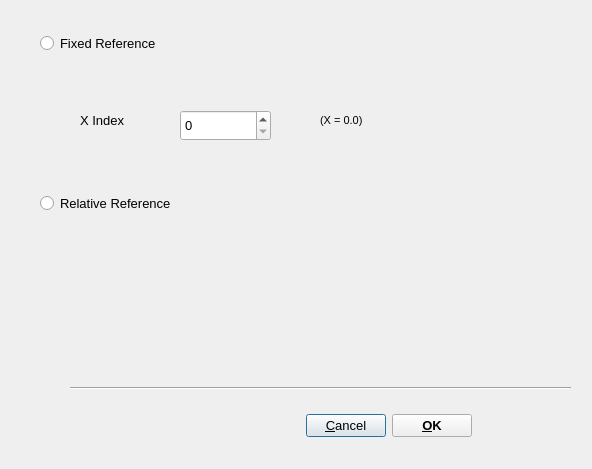
<?xml version="1.0" encoding="UTF-8"?>
<ui version="4.0">
 <class>ReferenceSetupDialog</class>
 <widget class="QDialog" name="ReferenceSetupDialog">
  <property name="geometry">
   <rect>
    <x>0</x>
    <y>0</y>
    <width>592</width>
    <height>469</height>
   </rect>
  </property>
  <property name="font">
   <font>
    <pointsize>10</pointsize>
   </font>
  </property>
  <property name="windowTitle">
   <string>Reference Setup</string>
  </property>
  <widget class="Line" name="line">
   <property name="geometry">
    <rect>
     <x>70</x>
     <y>380</y>
     <width>501</width>
     <height>16</height>
    </rect>
   </property>
   <property name="orientation">
    <enum>Qt::Horizontal</enum>
   </property>
  </widget>
  <widget class="QRadioButton" name="FixedReferenceRadio">
   <property name="geometry">
    <rect>
     <x>40</x>
     <y>30</y>
     <width>271</width>
     <height>26</height>
    </rect>
   </property>
   <property name="text">
    <string>Fixed Reference</string>
   </property>
  </widget>
  <widget class="QStackedWidget" name="FixedStack">
   <property name="geometry">
    <rect>
     <x>60</x>
     <y>80</y>
     <width>461</width>
     <height>80</height>
    </rect>
   </property>
   <property name="currentIndex">
    <number>1</number>
   </property>
   <widget class="QWidget" name="FixedNormalPage">
    <widget class="QComboBox" name="FixedDataSetCombo">
     <property name="geometry">
      <rect>
       <x>110</x>
       <y>20</y>
       <width>231</width>
       <height>31</height>
      </rect>
     </property>
    </widget>
    <widget class="QLabel" name="label">
     <property name="geometry">
      <rect>
       <x>20</x>
       <y>20</y>
       <width>66</width>
       <height>21</height>
      </rect>
     </property>
     <property name="text">
      <string>DataSet</string>
     </property>
    </widget>
   </widget>
   <widget class="QWidget" name="FIxedOrthogonalPage">
    <widget class="QLabel" name="label_2">
     <property name="geometry">
      <rect>
       <x>20</x>
       <y>30</y>
       <width>66</width>
       <height>21</height>
      </rect>
     </property>
     <property name="text">
      <string>X Index</string>
     </property>
    </widget>
    <widget class="QSpinBox" name="FixedXIndexSpin">
     <property name="geometry">
      <rect>
       <x>120</x>
       <y>30</y>
       <width>91</width>
       <height>31</height>
      </rect>
     </property>
    </widget>
    <widget class="QLabel" name="FixedXIndexLabel">
     <property name="geometry">
      <rect>
       <x>260</x>
       <y>30</y>
       <width>66</width>
       <height>21</height>
      </rect>
     </property>
     <property name="font">
      <font>
       <pointsize>8</pointsize>
      </font>
     </property>
     <property name="text">
      <string>(X = 0.0)</string>
     </property>
    </widget>
   </widget>
  </widget>
  <widget class="QRadioButton" name="FixedReferenceRadio_2">
   <property name="geometry">
    <rect>
     <x>40</x>
     <y>190</y>
     <width>271</width>
     <height>26</height>
    </rect>
   </property>
   <property name="text">
    <string>Relative Reference</string>
   </property>
  </widget>
  <widget class="QStackedWidget" name="RelativeStack">
   <property name="geometry">
    <rect>
     <x>90</x>
     <y>240</y>
     <width>451</width>
     <height>121</height>
    </rect>
   </property>
   <property name="currentIndex">
    <number>1</number>
   </property>
   <widget class="QWidget" name="RelativeNormalPage"/>
   <widget class="QWidget" name="RelativeOrthogonalPage"/>
  </widget>
  <widget class="QWidget" name="">
   <property name="geometry">
    <rect>
     <x>270</x>
     <y>410</y>
     <width>202</width>
     <height>31</height>
    </rect>
   </property>
   <layout class="QHBoxLayout" name="horizontalLayout">
    <item>
     <spacer name="horizontalSpacer">
      <property name="orientation">
       <enum>Qt::Horizontal</enum>
      </property>
      <property name="sizeHint" stdset="0">
       <size>
        <width>40</width>
        <height>20</height>
       </size>
      </property>
     </spacer>
    </item>
    <item>
     <widget class="QPushButton" name="CancelButton">
      <property name="text">
       <string>&amp;Cancel</string>
      </property>
     </widget>
    </item>
    <item>
     <widget class="QPushButton" name="OKButton">
      <property name="font">
       <font>
        <weight>75</weight>
        <bold>true</bold>
       </font>
      </property>
      <property name="text">
       <string>&amp;OK</string>
      </property>
     </widget>
    </item>
   </layout>
  </widget>
 </widget>
 <resources/>
 <connections/>
</ui>
